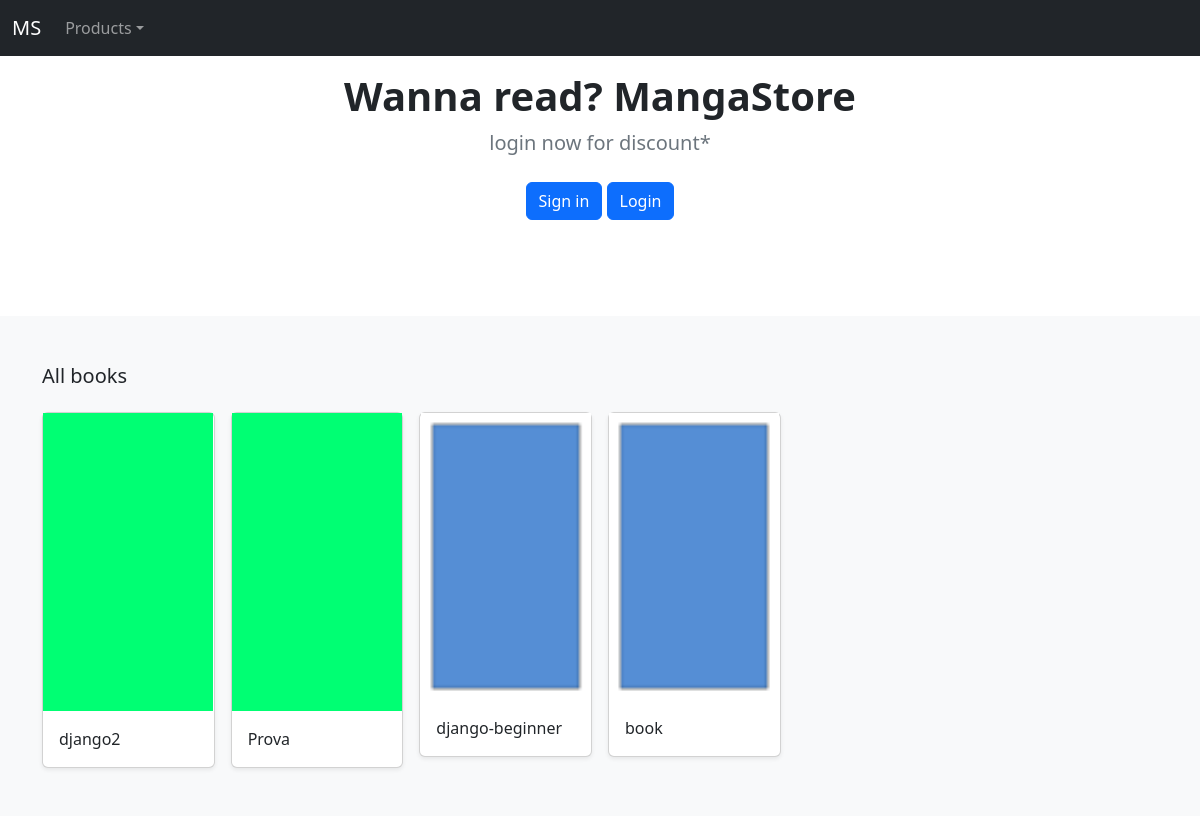
Before: / with the older database file.
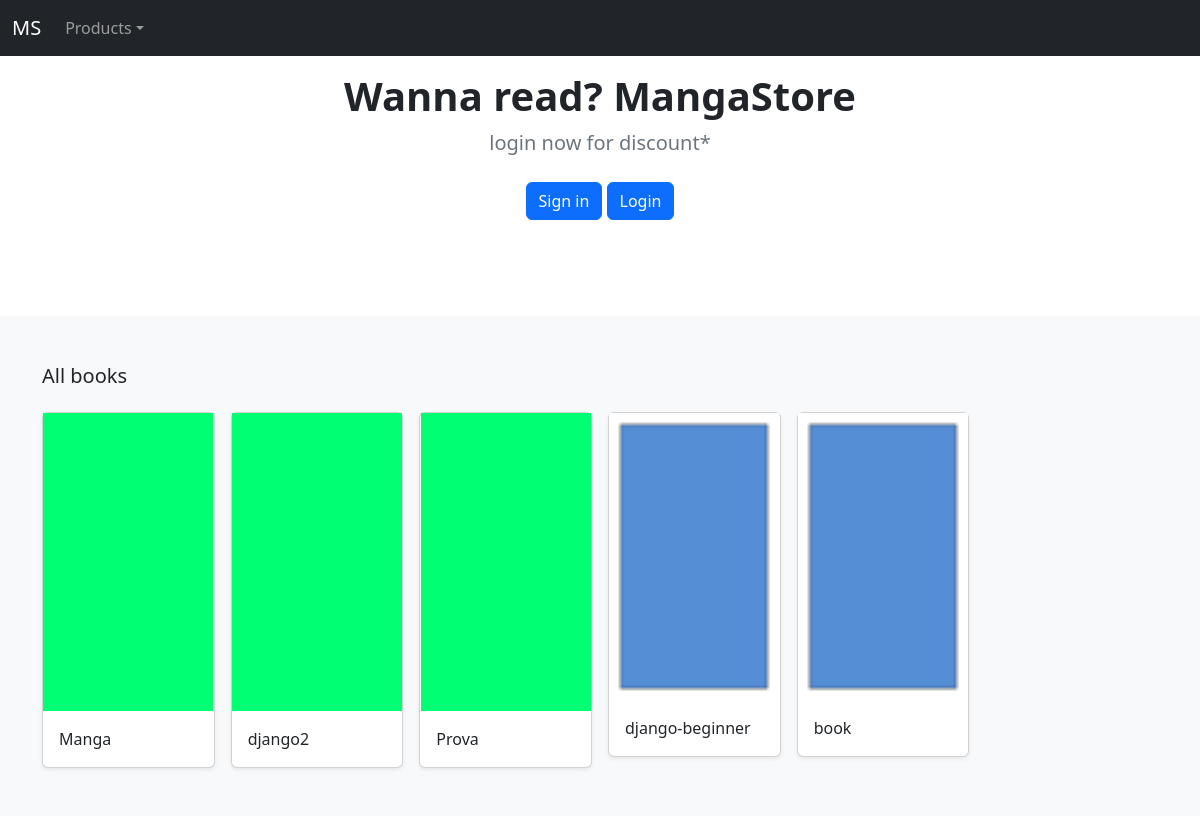
After: the same page with the newer database file.
### store/models.py (models this page shows, shortened)
class Product(models.Model):
    category    = models.ForeignKey(Category, related_name='product', on_delete=models.CASCADE)
    created_by  = models.ForeignKey(User, related_name='product_creator', on_delete=models.CASCADE,) # TODO: remove
    title       = models.CharField(max_length=255)
    author      = models.CharField(max_length=255, default='Not found')
    description = models.TextField(blank=True)
    available   = models.IntegerField(default=1)
    image       = models.ImageField(upload_to='images/', default='images/default.png') # storing the link to the db
    slug        = models.SlugField(max_length=255)
    price       = models.DecimalField(max_digits=4, decimal_places=2, default=4.50)
    in_stock    = models.BooleanField(default=True)
    is_active   = models.BooleanField(default=True)
    created     = models.DateTimeField(auto_now_add=True) # TODO: remove
    updated     = models.DateTimeField(auto_now=True) # TODO: remove
    class Meta:
        ordering = ('-created',)
    def get_absolute_url(self):
        return reverse_lazy('store:product_detail', args=[self.slug])

### store/views.py (the view)
# urls.py: path('', views.product_all, name='product_all'),
def product_all(request):
    products = Product.objects.all()
    ctx = { 'products': products }
    return render(request, template_name='store/home.html', context=ctx)

### store/models.py (called while the page is built)
    def get_absolute_url(self):
       return reverse_lazy('store:category_list', args=[self.slug])

### store/views.py (called while the page is built)
def categories(request):
    return { 'categories': Category.objects.all() }

### templates/store/home.html (shortened to what this page needs)
{% extends './base.html' %}
{% load static %}
{% block content %}
    <main>
        {% if user.is_authenticated %}
            <section class="py-5 text-center container">
                <div class="row py-lg-4">
                    <div class="col-lg-6 col-md-8 mx-auto">
                        <h1 class="h1 fw-bold">Welcome, {{ user.username }}</h1>
                    </div>
                </div>
            </section>
        {% else %}
            <section class="py-5 text-center container">
                <div class="row py-lg-4">
                    <div class="col-lg-6 col-md-8 mx-auto">
                        <h1 class="h1 fw-bold">Wanna read? MangaStore</h1>
                        <p class="lead text-muted">login now for discount*</p>
                        <p>
                            <a href"#" class="btn btn-primary my-2">Sign in</a>
                            <a href"#" class="btn btn-primary my-2">Login</a>
                        </p>
                    </div>
                </div>
            </section>
        {% endif %}
        <div class="album py-5 bg-light">
            <div class="container">
            <div class="pb-3 h5">All books</div>
            <div class="row row-cols-1 row-cols-sm-5 row-cols-md-6 g-3">
                {% for p in products %}
                    <div class="col">
                        <div class="card shadow-sm">
                            <img src="{{ p.image.url }}" class="featurette-image img-fluid mx-auto" alt="Responsive image" width="170px"  height="270px" preserveAspectRatio="xMidYMid slice" focusable="false"></img>
                            <div class="card-body">
                                <p class="card-text">
                                    <a class="text-dark text-decoration-none" href="{{ p.get_absolute_url }}">{{ p.title }}</a>
                                </p>
                            </div>
                        </div>
                    </div>
                {% endfor %}
            </div>
        </div>
    </main>
{% endblock content %}

Changed rows visible on the page:
added Product: image (placeholder picture), title "Manga"
